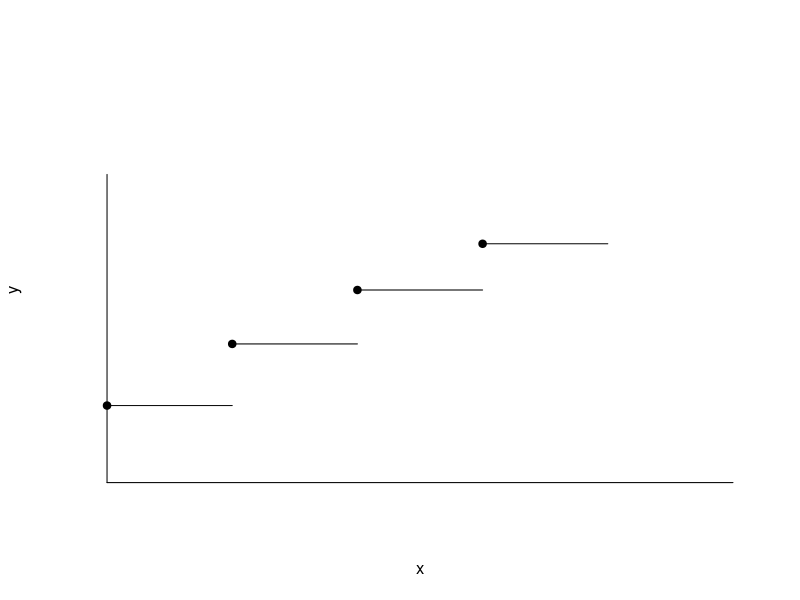

R code for this plot:
x<-c(0,1,2,3)
y<-c(1,1.8,2.5,3.1)
plot(x,y, xlim= c(0,5), ylim= c(0,5),type='p',axes=F,pch=19)
lines(c(0,1),c(1,1))
lines(c(1,2),c(1.8,1.8))
lines(c(2,3),c(2.5,2.5))
lines(c(3,4),c(3.1,3.1))
lines(c(0,5), c(0,0))
lines(c(0,0), c(0,4))